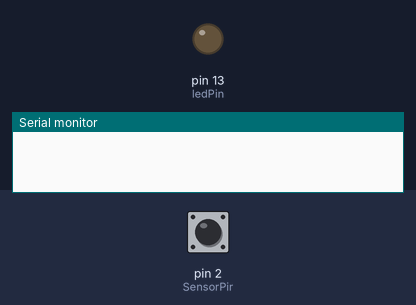
Simulated run of this sketch. Board: Arduino Uno, built with avr-gcc and run on an emulated ATmega328P. Parts: output pins drawn as LEDs (lit = HIGH), the last lines printed to the serial monitor. The test bench sets the inputs (shaded band); at power-on: pin 2 (SensorPir) HIGH.

Above: at 1.2 s.
1.3 s: pin 2 (SensorPir) pulsed LOW 2 times (0.12 s each, 0.3 s apart)
At 2.3 s:
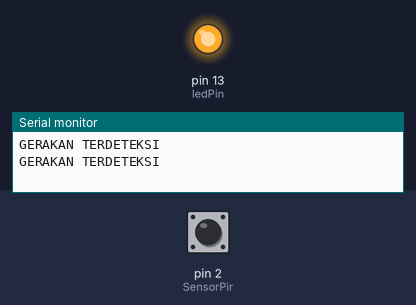
Timing chart, 0 to 8.2 s (numbered marks = the images above; inputs shaded):
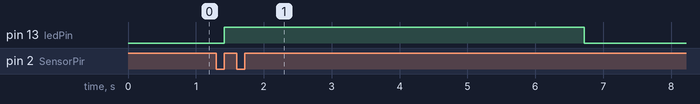

Measured:
- after the input at 1.3 s, pin 13 (ledPin): LOW → HIGH after 0.12 s, → LOW 5.3 s later

The sketch:

pir_sensor_milis.ino
```cpp
/* --- www.nyebarilmu.com --- */

#define waktutunda 5 //untuk 5 detik

const int ledPin = 13; //Menggunakan led built in Arduino
const int SensorPir = 2; //menggunakan pin ke-2 arduino

unsigned long now = millis();
unsigned long TriggerAkhir = 0;
boolean waktumulai = false;

void setup() {
  Serial.begin(115200); //baut komunikasi serial monitor

  pinMode(SensorPir, INPUT_PULLUP);
  attachInterrupt(digitalPinToInterrupt(SensorPir), deteksigerakan, RISING);

  pinMode(ledPin, OUTPUT);
  digitalWrite(ledPin, LOW);
}

void loop() {
  now = millis();
  if(waktumulai && (now - TriggerAkhir > (waktutunda*1000))) {
    Serial.println("Tidak ada gerakan!");
    digitalWrite(ledPin, LOW);
    waktumulai = false;
  }
}

void deteksigerakan() {
  Serial.println("GERAKAN TERDETEKSI");
  digitalWrite(ledPin, HIGH);
  waktumulai = true;
  TriggerAkhir = millis();
}
```
